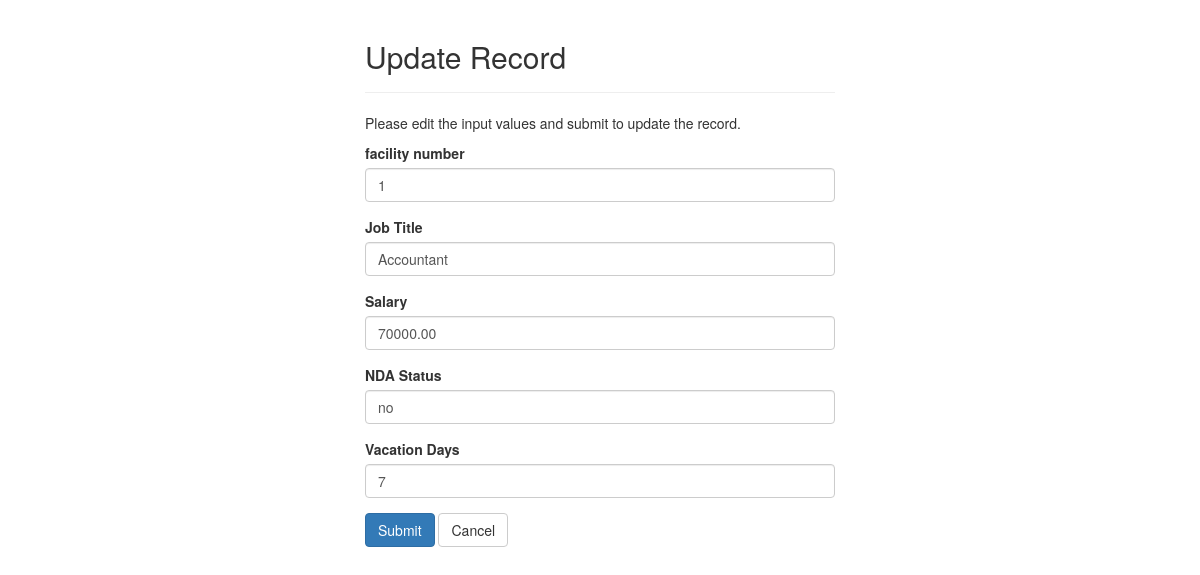
The page /FrontEndFiles/UpdateClerical.php?eid=5 on the database its author committed.
### tables this page shows
CREATE TABLE Clerical(
	eid INT (9)NOT NULL primary key AUTO_INCREMENT ,
	facilityNum INT(4)NOT NULL,
	jobTitle varchar(30),
	salary DECIMAL(8,2),
	NDAStatus ENUM('yes', 'no'),
	vacationDays DECIMAL(2,0)
	);

### FrontEndFiles/UpdateClerical.php (the view, shortened to what this page needs)
<?php
require_once 'config.php';
$facilityNum = $jobTitle = $salary = $NDAStatus = $vacationDays = "";
$facility_err = $title_err= $salary_err = $NDA_err = $vacation_err = "";
if(isset($_POST["eid"]) && !empty($_POST["eid"])){
    $eid = $_POST["eid"];
    $input_facility = trim($_POST["facilityNum"]);
    if(empty($input_facility)){
        $facility_err = 'Please enter a facility number.';
    } else{
        $facilityNum = $input_facility;
    }
    $input_job = trim($_POST["jobTitle"]);
    if(empty($input_job)){
        $title_err = "Please enter a job title.";
    } elseif(!filter_var(trim($_POST["jobTitle"]), FILTER_VALIDATE_REGEXP, array("options"=>array("regexp"=>"/^[a-zA-Z'-.\s ]+$/")))){
        $title_err = 'Please enter a valid title.';
    } else{
        $jobTitle = $input_job;
    }
    $input_salary = trim($_POST["salary"]);
    if(empty($input_salary)){
        $salary_err = "Please enter a valid salary.";
    }  else{
        $salary = $input_salary;
    }
    $input_NDA = trim($_POST["NDA"]);
    if(empty($input_NDA)){
        $NDA_err = "Please enter a valid NDA Status.";
    }  else{
        $NDAStatus = $input_NDA;
    }
    $input_vacation = trim($_POST["vacationDays"]);
    if(empty($input_vacation)){
        $vacation_err = "Please enter vacation days.";
    } else {
        $vacationDays = $input_vacation;
    }
    if(empty($facility_err) && empty($title_err) &&empty($salary_err) && empty($NDA_err) && empty($vacation_err)){
        $sql = "UPDATE Clerical SET facilityNum=?, jobTitle=?, salary=?, NDAStatus=?, vacationDays=? WHERE eid=?";
        if($stmt = mysqli_prepare($link, $sql)){
            mysqli_stmt_bind_param($stmt, "sssssi", $param_facility, $param_title, $param_salary, $param_NDA, $param_vacation, $param_eid);
            $param_eid = $eid;
            $param_facility = $facilityNum;
            $param_title = $jobTitle;
            $param_salary = $salary;
            $param_NDA = $NDAStatus;
            $param_vacation = $vacationDays;
            if(mysqli_stmt_execute($stmt)){
                header("location: ClericalIndex.php");
                exit();
            } else{
                echo "Something went wrong. Please try again later.";
            }
        }
        mysqli_stmt_close($stmt);
    }
    mysqli_close($link);
} else{
    if(isset($_GET["eid"]) && !empty(trim($_GET["eid"]))){
        $sql = "SELECT * FROM Clerical WHERE eid = ?";
        if($stmt = mysqli_prepare($link, $sql)){
            mysqli_stmt_bind_param($stmt, "i", $param_eid);
            if(mysqli_stmt_execute($stmt)){
                $result = mysqli_stmt_get_result($stmt);
                if(mysqli_num_rows($result) == 1){
                    $row = mysqli_fetch_array($result, MYSQLI_ASSOC);
                    $facilityNum = $row["facilityNum"];
                    $jobTitle = $row["jobTitle"];
                    $salary = $row["salary"];
                    $NDAStatus = $row["NDAStatus"];
                    $vacationDays = $row["vacationDays"];
                } else{
                    header("location: error.php");
                    exit();
                }
            } else{
                echo "Oops! Something went wrong. Please try again later.";
            }
        }
    }  else{
        header("location: error.php");
        exit();
    }
}
?>
<!DOCTYPE html>
<html lang="en">
<head>
    <link rel="stylesheet" href="https://maxcdn.bootstrapcdn.com/bootstrap/3.3.7/css/bootstrap.css">
</head>
<body>
    <div class="wrapper">
        <div class="container-fluid">
            <div class="row">
                <div class="col-md-12">
                    <div class="page-header">
                        <h2>Update Record</h2>
                    </div>
                    <p>Please edit the input values and submit to update the record.</p>
                    <form action="<?php echo htmlspecialchars(basename($_SERVER['REQUEST_URI'])); ?>" method="post">
                        <div class="form-group <?php echo (!empty($facility_err)) ? 'has-error' : ''; ?>">
                            <label>facility number</label>
                            <input type="number" name="facilityNum" class="form-control" value="<?php echo $facilityNum; ?>">
                        </div>
                        <div class="form-group <?php echo (!empty($title_err)) ? 'has-error' : ''; ?>">
                            <label>Job Title</label>
                            <input type="text" name="jobTitle" class="form-control" value="<?php echo $jobTitle; ?>">
                        </div>
                        <div class="form-group <?php echo (!empty($salary_err)) ? 'has-error' : ''; ?>">
                            <label>Salary</label>
                            <input type="text" name="salary" class="form-control" value="<?php echo $salary; ?>">
                        </div>
                        <div class="form-group <?php echo (!empty($NDA_err)) ? 'has-error' : ''; ?>">
                            <label>NDA Status</label>
                            <input type="text" name="NDA" class="form-control" value="<?php echo $NDAStatus; ?>">
                        </div>
                        <div class="form-group <?php echo (!empty($vacation_err)) ? 'has-error' : ''; ?>">
                            <label>Vacation Days</label>
                            <input type="number" name="vacationDays" class="form-control" value="<?php echo $vacationDays; ?>">
                        </div>
                        <input type="submit" class="btn btn-primary" value="Submit">
                        <a href="index.php" class="btn btn-default">Cancel</a>
                    </form>
                </div>
            </div>
        </div>
    </div>
</body>
</html>

### FrontEndFiles/UpdateClerical.php (style rules this page uses)
.wrapper { width: 500px; margin: 0 auto; }

### rows shown on the page
clerical: facilityNum "1", jobTitle "Accountant", salary "70000.00", NDA "no", vacationDays "7"
